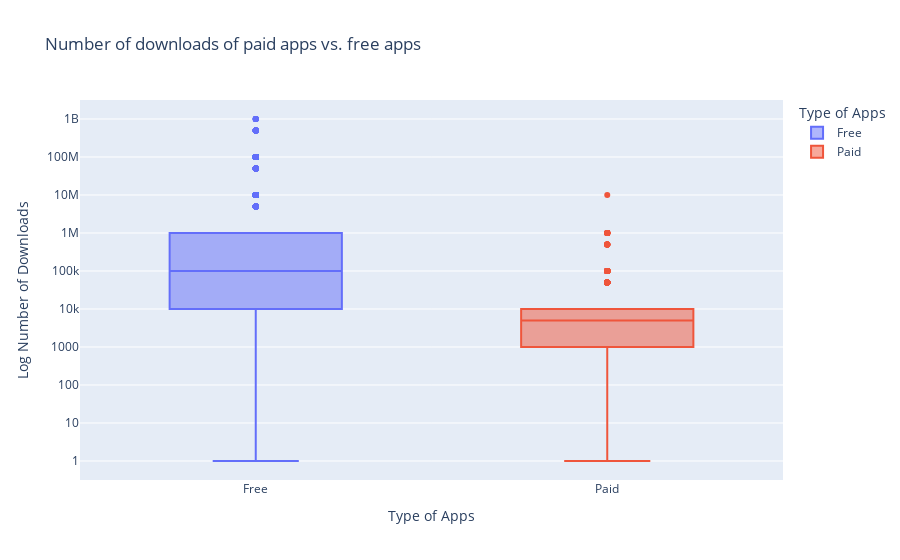

This figure's notebook cell:
### Markdown cell above
## 9. Popularity of paid apps vs free apps

For apps in the Play Store today, there are five types of pricing strategies: free, freemium, paid, paymium, and subscription. Let's focus on free and paid apps only. Some characteristics of free apps are:
- Free to download.
- Main source of income often comes from advertisements.
- Often created by companies that have other products and the app serves as an extension of those products.
- Can serve as a tool for customer retention, communication, and customer service.

Some characteristics of paid apps are:
- Users are asked to pay once for the app to download and use it.
- The user can't really get a feel for the app before buying it.

Are paid apps installed as much as free apps?

### Code cell
# Plot characteristics of installed free and paid apps on a box plot to compare
fig = px.box(apps, x="Type", y="Installs", color="Type", log_y=True,
             labels={"Type":"Type of Apps", "Installs":"Log Number of Downloads"}, title = "Number of downloads of paid apps vs. free apps", height=600)
fig.show()

### Figure 1 — Plotly figure (JSON) as saved in the notebook; plotly's stock layout.template omitted (floating-point values rounded to 4 significant figures; data arrays with more than 128 entries replaced by an {"elided": "..."} marker saying what was removed)
{"data": [{"alignmentgroup": "True", "hovertemplate": "Type of Apps=%{x}<br>Log Number of Downloads=%{y}<extra></extra>", "legendgroup": "Free", "marker": {"color": "#636efa"}, "name": "Free", "notched": false, "offsetgroup": "Free", "orientation": "v", "showlegend": true, "type": "box", "x": {"elided": "6873 str values"}, "x0": " ", "xaxis": "x", "y": {"elided": "6873 int values"}, "y0": " ", "yaxis": "y"}, {"alignmentgroup": "True", "hovertemplate": "Type of Apps=%{x}<br>Log Number of Downloads=%{y}<extra></extra>", "legendgroup": "Paid", "marker": {"color": "#EF553B"}, "name": "Paid", "notched": false, "offsetgroup": "Paid", "orientation": "v", "showlegend": true, "type": "box", "x": {"elided": "545 str values"}, "x0": " ", "xaxis": "x", "y": {"elided": "545 int values"}, "y0": " ", "yaxis": "y"}], "layout": {"autosize": true, "boxmode": "overlay", "legend": {"title": {"text": "Type of Apps"}, "tracegroupgap": 0}, "title": {"text": "Number of downloads of paid apps vs. free apps"}, "xaxis": {"anchor": "y", "autorange": true, "categoryarray": ["Free", "Paid"], "categoryorder": "array", "domain": [0, 1], "range": [-0.5, 1.5], "title": {"text": "Type of Apps"}, "type": "category"}, "yaxis": {"anchor": "x", "autorange": true, "domain": [0, 1], "range": [-0.5, 9.5], "title": {"text": "Log Number of Downloads"}, "type": "log"}}}
